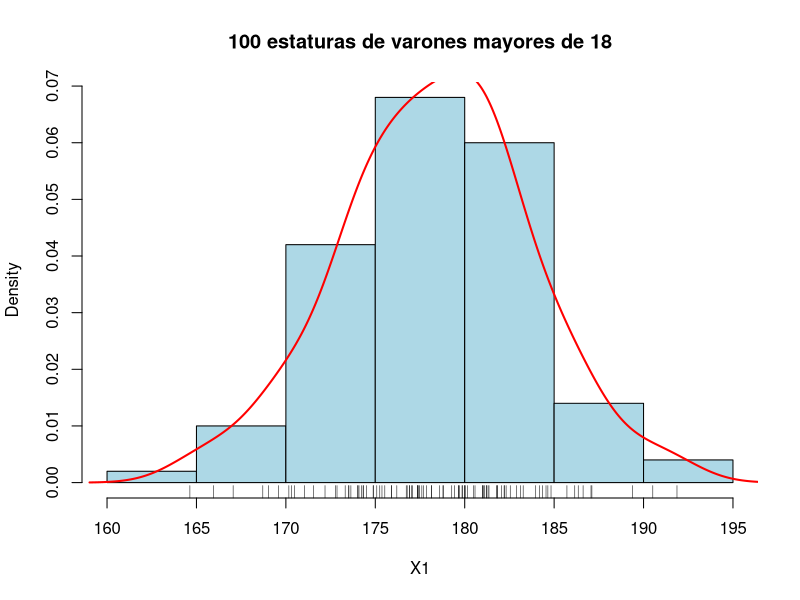

This figure's R source:
## ---- chunk 1
# Consideremos n =100 personas 
set.seed(1)
n=100 
# asi se simulan n datos que siguen
# una distribución normal de  
# media 177.7  y desviación típica 5.9 :
X1=rnorm(n,177.7,5.9) 
# dibujamos el histograma:
hist(X1, probability = TRUE, col = 'lightblue', 
main="100 estaturas de varones mayores de 18")
# dibujamos los puntos:
rug(X1)
# dibujamos la estimación de la densidad:
lines(density(X1), col="red",lwd=2)
## ---- chunk 2
set.seed(1) 
n<-5
B<-6
muestras <- as.data.frame(matrix(rbinom(n*B, 
                          1, 0.61), ncol=n))
rownames(muestras) <- paste("muestra", 1:B, sep="")
colnames(muestras) <- paste(" obs ", 1:n , sep="") 
#muestras
(muestras)
